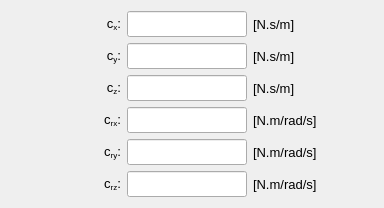
                   <widget class="QWidget" name="tab_damper_constant">
                    <attribute name="title">
                     <string>Damper</string>
                    </attribute>
                    <layout class="QGridLayout" name="gridLayout_24">
                     <item row="0" column="0">
                      <spacer name="horizontalSpacer_17">
                       <property name="orientation">
                        <enum>Qt::Horizontal</enum>
                       </property>
                       <property name="sizeHint" stdset="0">
                        <size>
                         <width>40</width>
                         <height>20</height>
                        </size>
                       </property>
                      </spacer>
                     </item>
                     <item row="5" column="2">
                      <widget class="QLineEdit" name="lineEdit_Crz">
                       <property name="enabled">
                        <bool>true</bool>
                       </property>
                       <property name="minimumSize">
                        <size>
                         <width>120</width>
                         <height>26</height>
                        </size>
                       </property>
                       <property name="maximumSize">
                        <size>
                         <width>120</width>
                         <height>26</height>
                        </size>
                       </property>
                       <property name="font">
                        <font>
                         <pointsize>10</pointsize>
                        </font>
                       </property>
                       <property name="styleSheet">
                        <string notr="true"/>
                       </property>
                       <property name="text">
                        <string/>
                       </property>
                       <property name="alignment">
                        <set>Qt::AlignCenter</set>
                       </property>
                      </widget>
                     </item>
                     <item row="5" column="3">
                      <widget class="QLabel" name="label_131">
                       <property name="minimumSize">
                        <size>
                         <width>80</width>
                         <height>26</height>
                        </size>
                       </property>
                       <property name="maximumSize">
                        <size>
                         <width>80</width>
                         <height>26</height>
                        </size>
                       </property>
                       <property name="font">
                        <font>
                         <pointsize>10</pointsize>
                        </font>
                       </property>
                       <property name="text">
                        <string>[N.m/rad/s]</string>
                       </property>
                       <property name="alignment">
                        <set>Qt::AlignLeading|Qt::AlignLeft|Qt::AlignVCenter</set>
                       </property>
                      </widget>
                     </item>
                     <item row="5" column="1">
                      <widget class="QLabel" name="label_126">
                       <property name="enabled">
                        <bool>true</bool>
                       </property>
                       <property name="minimumSize">
                        <size>
                         <width>70</width>
                         <height>26</height>
                        </size>
                       </property>
                       <property name="maximumSize">
                        <size>
                         <width>70</width>
                         <height>26</height>
                        </size>
                       </property>
                       <property name="font">
                        <font>
                         <pointsize>10</pointsize>
                        </font>
                       </property>
                       <property name="mouseTracking">
                        <bool>true</bool>
                       </property>
                       <property name="text">
                        <string>&lt;html&gt;&lt;head/&gt;&lt;body&gt;&lt;p align=&quot;right&quot;&gt;c&lt;span style=&quot; vertical-align:sub;&quot;&gt;rz&lt;/span&gt;:&lt;/p&gt;&lt;/body&gt;&lt;/html&gt;</string>
                       </property>
                       <property name="alignment">
                        <set>Qt::AlignCenter</set>
                       </property>
                      </widget>
                     </item>
                     <item row="1" column="1">
                      <widget class="QLabel" name="label_128">
                       <property name="enabled">
                        <bool>true</bool>
                       </property>
                       <property name="minimumSize">
                        <size>
                         <width>70</width>
                         <height>26</height>
                        </size>
                       </property>
                       <property name="maximumSize">
                        <size>
                         <width>70</width>
                         <height>26</height>
                        </size>
                       </property>
                       <property name="font">
                        <font>
                         <pointsize>10</pointsize>
                        </font>
                       </property>
                       <property name="mouseTracking">
                        <bool>true</bool>
                       </property>
                       <property name="text">
                        <string>&lt;html&gt;&lt;head/&gt;&lt;body&gt;&lt;p align=&quot;right&quot;&gt;c&lt;span style=&quot; vertical-align:sub;&quot;&gt;y&lt;/span&gt;:&lt;/p&gt;&lt;/body&gt;&lt;/html&gt;</string>
                       </property>
                       <property name="alignment">
                        <set>Qt::AlignCenter</set>
                       </property>
                      </widget>
                     </item>
                     <item row="1" column="2">
                      <widget class="QLineEdit" name="lineEdit_Cy">
                       <property name="enabled">
                        <bool>true</bool>
                       </property>
                       <property name="minimumSize">
                        <size>
                         <width>120</width>
                         <height>26</height>
                        </size>
                       </property>
                       <property name="maximumSize">
                        <size>
                         <width>120</width>
                         <height>26</height>
                        </size>
                       </property>
                       <property name="font">
                        <font>
                         <pointsize>10</pointsize>
                        </font>
                       </property>
                       <property name="styleSheet">
                        <string notr="true"/>
                       </property>
                       <property name="text">
                        <string/>
                       </property>
                       <property name="alignment">
                        <set>Qt::AlignCenter</set>
                       </property>
                      </widget>
                     </item>
                     <item row="2" column="2">
                      <widget class="QLineEdit" name="lineEdit_Cz">
                       <property name="enabled">
                        <bool>true</bool>
                       </property>
                       <property name="minimumSize">
                        <size>
                         <width>120</width>
                         <height>26</height>
                        </size>
                       </property>
                       <property name="maximumSize">
                        <size>
                         <width>120</width>
                         <height>26</height>
                        </size>
                       </property>
                       <property name="font">
                        <font>
                         <pointsize>10</pointsize>
                        </font>
                       </property>
                       <property name="styleSheet">
                        <string notr="true"/>
                       </property>
                       <property name="text">
                        <string/>
                       </property>
                       <property name="alignment">
                        <set>Qt::AlignCenter</set>
                       </property>
                      </widget>
                     </item>
                     <item row="3" column="1">
                      <widget class="QLabel" name="label_102">
                       <property name="enabled">
                        <bool>true</bool>
                       </property>
                       <property name="minimumSize">
                        <size>
                         <width>70</width>
                         <height>26</height>
                        </size>
                       </property>
                       <property name="maximumSize">
                        <size>
                         <width>70</width>
                         <height>26</height>
                        </size>
                       </property>
                       <property name="font">
                        <font>
                         <pointsize>10</pointsize>
                        </font>
                       </property>
                       <property name="mouseTracking">
                        <bool>true</bool>
                       </property>
                       <property name="text">
                        <string>&lt;html&gt;&lt;head/&gt;&lt;body&gt;&lt;p align=&quot;right&quot;&gt;c&lt;span style=&quot; vertical-align:sub;&quot;&gt;rx&lt;/span&gt;:&lt;/p&gt;&lt;/body&gt;&lt;/html&gt;</string>
                       </property>
                       <property name="alignment">
                        <set>Qt::AlignCenter</set>
                       </property>
                      </widget>
                     </item>
                     <item row="2" column="3">
                      <widget class="QLabel" name="label_19">
                       <property name="minimumSize">
                        <size>
                         <width>80</width>
                         <height>26</height>
                        </size>
                       </property>
                       <property name="maximumSize">
                        <size>
                         <width>80</width>
                         <height>26</height>
                        </size>
                       </property>
                       <property name="font">
                        <font>
                         <pointsize>10</pointsize>
                        </font>
                       </property>
                       <property name="text">
                        <string>[N.s/m]</string>
                       </property>
                       <property name="alignment">
                        <set>Qt::AlignLeading|Qt::AlignLeft|Qt::AlignVCenter</set>
                       </property>
                      </widget>
                     </item>
                     <item row="1" column="3">
                      <widget class="QLabel" name="label_21">
                       <property name="minimumSize">
                        <size>
                         <width>80</width>
                         <height>26</height>
                        </size>
                       </property>
                       <property name="maximumSize">
                        <size>
                         <width>80</width>
                         <height>26</height>
                        </size>
                       </property>
                       <property name="font">
                        <font>
                         <pointsize>10</pointsize>
                        </font>
                       </property>
                       <property name="text">
                        <string>[N.s/m]</string>
                       </property>
                       <property name="alignment">
                        <set>Qt::AlignLeading|Qt::AlignLeft|Qt::AlignVCenter</set>
                       </property>
                      </widget>
                     </item>
                     <item row="3" column="2">
                      <widget class="QLineEdit" name="lineEdit_Crx">
                       <property name="enabled">
                        <bool>true</bool>
                       </property>
                       <property name="minimumSize">
                        <size>
                         <width>120</width>
                         <height>26</height>
                        </size>
                       </property>
                       <property name="maximumSize">
                        <size>
                         <width>120</width>
                         <height>26</height>
                        </size>
                       </property>
                       <property name="font">
                        <font>
                         <pointsize>10</pointsize>
                        </font>
                       </property>
                       <property name="styleSheet">
                        <string notr="true"/>
                       </property>
                       <property name="text">
                        <string/>
                       </property>
                       <property name="alignment">
                        <set>Qt::AlignCenter</set>
                       </property>
                      </widget>
                     </item>
                     <item row="2" column="1">
                      <widget class="QLabel" name="label_127">
                       <property name="enabled">
                        <bool>true</bool>
                       </property>
                       <property name="minimumSize">
                        <size>
                         <width>70</width>
                         <height>26</height>
                        </size>
                       </property>
                       <property name="maximumSize">
                        <size>
                         <width>70</width>
                         <height>26</height>
                        </size>
                       </property>
                       <property name="font">
                        <font>
                         <pointsize>10</pointsize>
                        </font>
                       </property>
                       <property name="mouseTracking">
                        <bool>true</bool>
                       </property>
                       <property name="text">
                        <string>&lt;html&gt;&lt;head/&gt;&lt;body&gt;&lt;p align=&quot;right&quot;&gt;c&lt;span style=&quot; vertical-align:sub;&quot;&gt;z&lt;/span&gt;:&lt;/p&gt;&lt;/body&gt;&lt;/html&gt;</string>
                       </property>
                       <property name="alignment">
                        <set>Qt::AlignCenter</set>
                       </property>
                      </widget>
                     </item>
                     <item row="4" column="1">
                      <widget class="QLabel" name="label_125">
                       <property name="enabled">
                        <bool>true</bool>
                       </property>
                       <property name="minimumSize">
                        <size>
                         <width>70</width>
                         <height>26</height>
                        </size>
                       </property>
                       <property name="maximumSize">
                        <size>
                         <width>70</width>
                         <height>26</height>
                        </size>
                       </property>
                       <property name="font">
                        <font>
                         <pointsize>10</pointsize>
                        </font>
                       </property>
                       <property name="mouseTracking">
                        <bool>true</bool>
                       </property>
                       <property name="text">
                        <string>&lt;html&gt;&lt;head/&gt;&lt;body&gt;&lt;p align=&quot;right&quot;&gt;c&lt;span style=&quot; vertical-align:sub;&quot;&gt;ry&lt;/span&gt;:&lt;/p&gt;&lt;/body&gt;&lt;/html&gt;</string>
                       </property>
                       <property name="alignment">
                        <set>Qt::AlignCenter</set>
                       </property>
                      </widget>
                     </item>
                     <item row="3" column="3">
                      <widget class="QLabel" name="label_130">
                       <property name="minimumSize">
                        <size>
                         <width>80</width>
                         <height>26</height>
                        </size>
                       </property>
                       <property name="maximumSize">
                        <size>
                         <width>80</width>
                         <height>26</height>
                        </size>
                       </property>
                       <property name="font">
                        <font>
                         <pointsize>10</pointsize>
                        </font>
                       </property>
                       <property name="text">
                        <string>[N.m/rad/s]</string>
                       </property>
                       <property name="alignment">
                        <set>Qt::AlignLeading|Qt::AlignLeft|Qt::AlignVCenter</set>
                       </property>
                      </widget>
                     </item>
                     <item row="4" column="3">
                      <widget class="QLabel" name="label_124">
                       <property name="minimumSize">
                        <size>
                         <width>80</width>
                         <height>26</height>
                        </size>
                       </property>
                       <property name="maximumSize">
                        <size>
                         <width>80</width>
                         <height>26</height>
                        </size>
                       </property>
                       <property name="font">
                        <font>
                         <pointsize>10</pointsize>
                        </font>
                       </property>
                       <property name="text">
                        <string>[N.m/rad/s]</string>
                       </property>
                       <property name="alignment">
                        <set>Qt::AlignLeading|Qt::AlignLeft|Qt::AlignVCenter</set>
                       </property>
                      </widget>
                     </item>
                     <item row="4" column="2">
                      <widget class="QLineEdit" name="lineEdit_Cry">
                       <property name="enabled">
                        <bool>true</bool>
                       </property>
                       <property name="minimumSize">
                        <size>
                         <width>120</width>
                         <height>26</height>
                        </size>
                       </property>
                       <property name="maximumSize">
                        <size>
                         <width>120</width>
                         <height>26</height>
                        </size>
                       </property>
                       <property name="font">
                        <font>
                         <pointsize>10</pointsize>
                        </font>
                       </property>
                       <property name="styleSheet">
                        <string notr="true"/>
                       </property>
                       <property name="text">
                        <string/>
                       </property>
                       <property name="alignment">
                        <set>Qt::AlignCenter</set>
                       </property>
                      </widget>
                     </item>
                     <item row="0" column="1">
                      <widget class="QLabel" name="label_129">
                       <property name="enabled">
                        <bool>true</bool>
                       </property>
                       <property name="minimumSize">
                        <size>
                         <width>70</width>
                         <height>26</height>
                        </size>
                       </property>
                       <property name="maximumSize">
                        <size>
                         <width>70</width>
                         <height>26</height>
                        </size>
                       </property>
                       <property name="font">
                        <font>
                         <pointsize>10</pointsize>
                        </font>
                       </property>
                       <property name="mouseTracking">
                        <bool>true</bool>
                       </property>
                       <property name="text">
                        <string>&lt;html&gt;&lt;head/&gt;&lt;body&gt;&lt;p align=&quot;right&quot;&gt;c&lt;span style=&quot; vertical-align:sub;&quot;&gt;x&lt;/span&gt;:&lt;/p&gt;&lt;/body&gt;&lt;/html&gt;</string>
                       </property>
                       <property name="alignment">
                        <set>Qt::AlignCenter</set>
                       </property>
                      </widget>
                     </item>
                     <item row="0" column="2">
                      <widget class="QLineEdit" name="lineEdit_Cx">
                       <property name="enabled">
                        <bool>true</bool>
                       </property>
                       <property name="minimumSize">
                        <size>
                         <width>120</width>
                         <height>26</height>
                        </size>
                       </property>
                       <property name="maximumSize">
                        <size>
                         <width>120</width>
                         <height>26</height>
                        </size>
                       </property>
                       <property name="font">
                        <font>
                         <pointsize>10</pointsize>
                        </font>
                       </property>
                       <property name="styleSheet">
                        <string notr="true"/>
                       </property>
                       <property name="text">
                        <string/>
                       </property>
                       <property name="alignment">
                        <set>Qt::AlignCenter</set>
                       </property>
                      </widget>
                     </item>
                     <item row="0" column="3">
                      <widget class="QLabel" name="label_20">
                       <property name="minimumSize">
                        <size>
                         <width>80</width>
                         <height>26</height>
                        </size>
                       </property>
                       <property name="maximumSize">
                        <size>
                         <width>80</width>
                         <height>26</height>
                        </size>
                       </property>
                       <property name="font">
                        <font>
                         <pointsize>10</pointsize>
                        </font>
                       </property>
                       <property name="text">
                        <string>[N.s/m]</string>
                       </property>
                       <property name="alignment">
                        <set>Qt::AlignLeading|Qt::AlignLeft|Qt::AlignVCenter</set>
                       </property>
                      </widget>
                     </item>
                     <item row="0" column="4">
                      <spacer name="horizontalSpacer_18">
                       <property name="orientation">
                        <enum>Qt::Horizontal</enum>
                       </property>
                       <property name="sizeHint" stdset="0">
                        <size>
                         <width>40</width>
                         <height>20</height>
                        </size>
                       </property>
                      </spacer>
                     </item>
                    </layout>
                   </widget>
